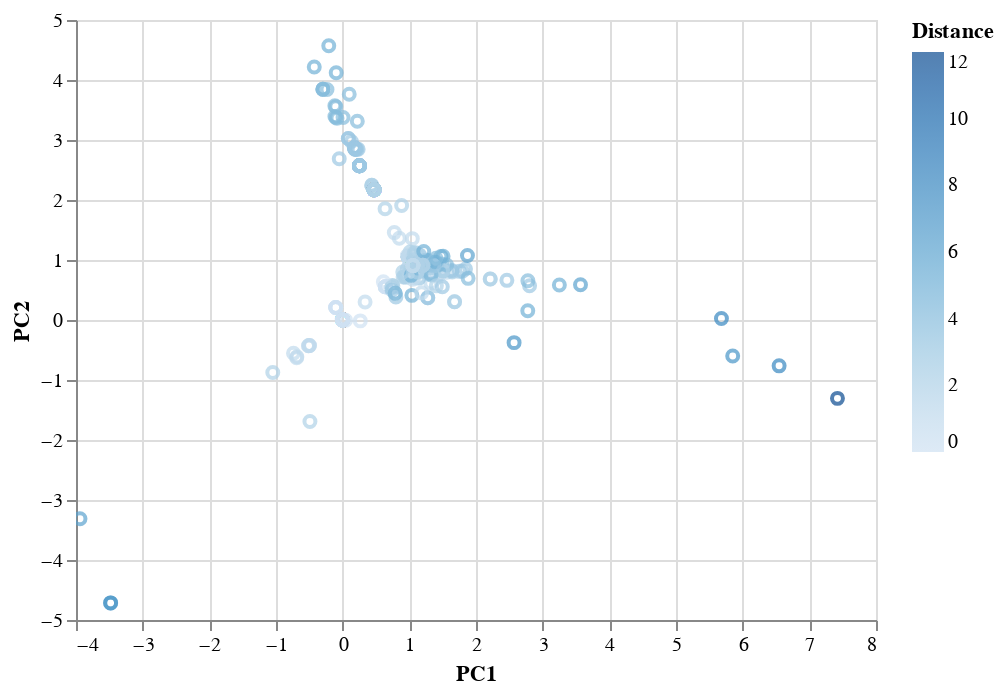

Source (notebook cell):
### Markdown cell above
# "The COVID-19 epitope distance"
> "Awesome summary"

- toc: true
- branch: master
- badges: true
- comments: true
- categories: [fastpages, jupyter]
- hide: false

### Code cell
#hide_input
print("a")
import pandas as pd
import altair as alt

df = pd.read_csv("./Spike-GenetMap.csv")

alt.Chart(df).mark_point().encode(
    x='PC1',
    y='PC2',
    color='Distance',
).interactive()

### Figure 1 — Vega-Lite specification as saved in the notebook (floating-point values rounded to 4 significant figures; data arrays with more than 128 entries replaced by an {"elided": "..."} marker saying what was removed)
{"config": {"view": {"continuousWidth": 400, "continuousHeight": 300}}, "data": {"name": "data-dc314489e4d4f67f2ac2f85bf471a2a2"}, "mark": "point", "encoding": {"color": {"type": "quantitative", "field": "Distance"}, "x": {"type": "quantitative", "field": "PC1"}, "y": {"type": "quantitative", "field": "PC2"}}, "selection": {"selector007": {"type": "interval", "bind": "scales", "encodings": ["x", "y"]}}, "$schema": "https://vega.github.io/schema/vega-lite/v4.8.1.json", "datasets": {"data-dc314489e4d4f67f2ac2f85bf471a2a2": {"elided": "1249 records"}}}
